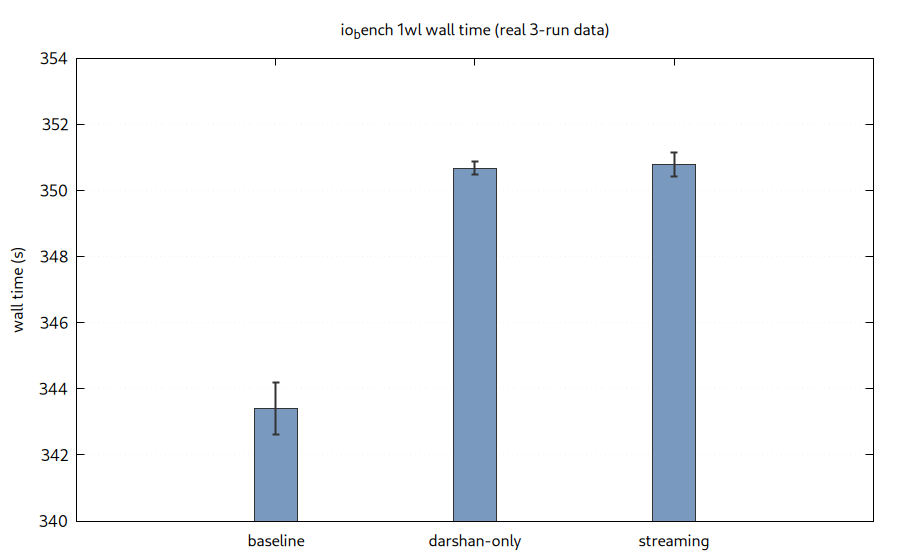

Source code (gnuplot):
set terminal pngcairo size 900,560 enhanced font 'Arial,12'
set output 'deliverables/sample_iobench_1wl_walltime_mean_std.png'
set title 'io_bench 1wl wall time (real 3-run data)'
set ylabel 'wall time (s)'
set yrange [340:354]
set grid ytics lw 1 lc rgb '#dddddd'
set style data histograms
set style histogram errorbars gap 2 lw 2
set style fill solid 0.75 border rgb '#333333'
set boxwidth 0.65
set key off
set xtics rotate by 0
plot 'deliverables/sample_iobench_1wl_walltime_mean_std.dat' using 2:3:xtic(1) lc rgb '#4c78a8'

set terminal svg size 900,560 enhanced font 'Arial,12'
set output 'deliverables/sample_iobench_1wl_walltime_mean_std.svg'
replot
